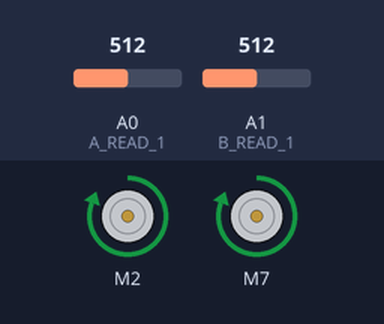
The program below on a simulated Arduino Uno, built with avr-gcc and run on an emulated ATmega328P. Parts: 2 × DC motor (green arrow = forward, orange = backward, longer = faster). The test bench sets the inputs (shaded band); at power-on: A0 (A_READ_1) = 512, A1 (B_READ_1) = 512. What the program prints to the serial monitor is not drawn.

Above: at 0.1 s.
At 1.2 s:
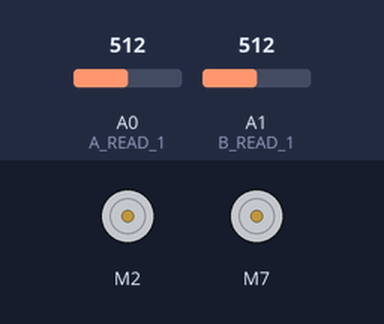
1.3 s: A0 (A_READ_1) set to 0
4.3 s: A0 (A_READ_1) set to 1023
At 5.3 s:
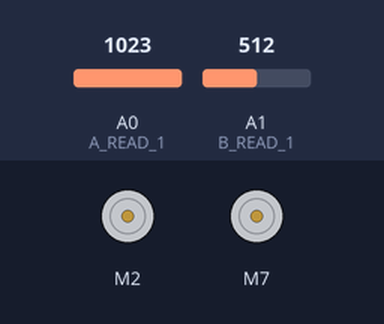
Timing chart, 0 to 16.3 s (numbered marks = the images above; inputs shaded):
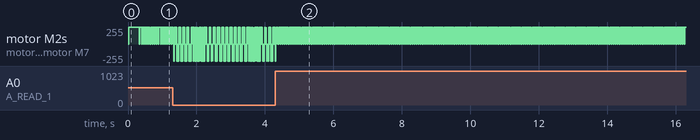

The program:

main.cpp
```cpp
#include <Arduino.h>
#include <SparkFun_TB6612.h>
/*
┌─────────────────────────────────────────┐
│      ┌───┐                   ┌───┐      │
│   VM ┤   │                   │   ├ PWMA │
│      ├───┤                   ├───┤      │
│  VCC ┤   │                   │   ├ AIN2 │
│      ├───┤                   ├───┤      │
│  GND ┤   │                   │   ├ AIN1 │
│      ├───┤                   ├───┤      │
│  AO1 ┤   │                   │   ├ STBY │
│      ├───┤                   ├───┤      │
│  AO2 ┤   │                   │   ├ BIN1 │
│      ├───┤                   ├───┤      │
│  BO2 ┤   │                   │   ├ BIN2 │
│      ├───┤                   ├───┤      │
│  BO1 ┤   │                   │   ├ PWMB │
│      ├───┤                   ├───┤      │
│  GND ┤   │                   │   ├ GND  │
│      └───┘                   └───┘      │
└─────────────────────────────────────────┘
*/

#define AIN1 2
#define AIN2 4
#define PWMA 3

#define BIN1 7
#define BIN2 8
#define PWMB 6

#define STBY 9

#define A_READ_1  A0
#define B_READ_1  A1

const int offsetA = 1;
const int offsetB = 1;

Motor motor1 = Motor(AIN1, AIN2, PWMA, offsetA, STBY);
Motor motor2 = Motor(BIN1, BIN2, PWMB, offsetB, STBY);

void setup() {
    Serial.begin(115200);
    Serial.println("Start");
}

const unsigned long interval = 1000;
unsigned long previousMillis;
unsigned long currentMillis;

void loop() {
    motor1.drive(255);
    motor2.drive(255);
    previousMillis = millis();
    do {
        uint32_t a = analogRead(A_READ_1);
        uint32_t b = analogRead(B_READ_1);
        Serial.print(a);
        Serial.print(',');
        Serial.print(b);
        Serial.println();
        currentMillis = millis();
    } while (currentMillis - previousMillis >= interval);
    motor1.brake();
    motor2.brake();

    motor1.drive(-255);
    motor2.drive(-255);
    previousMillis = millis();
    do {
        Serial.println("");
        currentMillis = millis();
    } while (currentMillis - previousMillis >= interval);
    motor1.brake();
    motor2.brake();

}
```

Measured:
- by itself, motor M2, motor M7: alternates forward 255/255 for 0.04 s and stopped for 0.02 s
